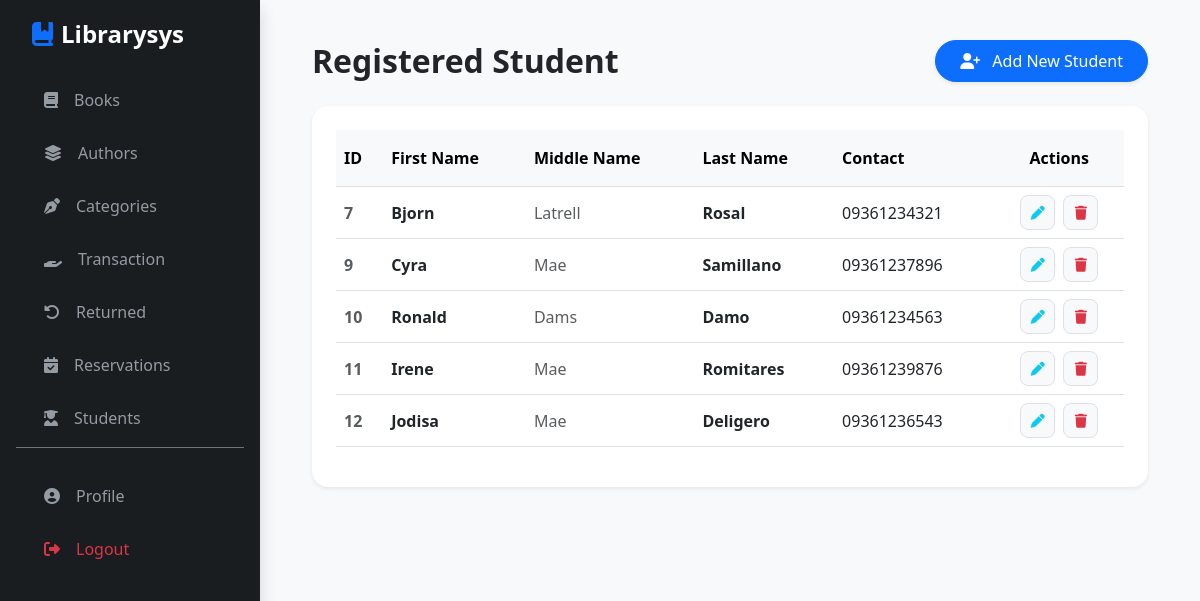
The page /index.php?page=student (signed in) on the database its author committed.
### tables this page shows
CREATE TABLE `tbl_student` (
  `student_id` int(11) NOT NULL,
  `first_name` varchar(50) NOT NULL,
  `last_name` varchar(50) NOT NULL,
  `middle_name` varchar(50) NOT NULL,
  `contact_number` varchar(20) NOT NULL
);

### modules/student.php (the view, shortened to what this page needs)
<?php
include "./includes/connection.php";
$result = $conn->query("SELECT * FROM tbl_student ORDER BY student_id");
?>
<main class="content-wrapper">
    <div class="container-fluid">
        <div class="d-flex justify-content-between align-items-center mb-4">
            <div>
                <h2 class="fw-bold text-dark m-0">Registered Student</h2>
            </div>
            <button class="btn btn-primary px-4 py-2 shadow-sm rounded-pill"
                    data-bs-toggle="modal" data-bs-target="#addStudentModal">
                <i class="fa-solid fa-user-plus me-2"></i> Add New Student
            </button>
        </div>
        <div class="card border-0 shadow-sm rounded-4">
            <div class="card-body p-4">
                <div class="table-responsive">
                    <table class="table table-hover align-middle">
                        <thead class="table-light">
                            <tr>
                                <th class="py-3">ID</th>
                                <th class="py-3">First Name</th>
                                <th class="py-3">Middle Name</th>
                                <th class="py-3">Last Name</th>
                                <th class="py-3">Contact</th>
                                <th class="py-3 text-center">Actions</th>
                            </tr>
                        </thead>
                        <tbody>
                            <?php while($row = $result->fetch_assoc()) : ?>
                            <tr>
                                <td class="text-muted fw-bold"><?php echo $row['student_id']; ?></td>
                                <td class="fw-semibold text-dark"><?php echo $row['first_name']; ?></td>
                                <td class="text-muted"><?php echo $row['middle_name']; ?></td>
                                <td class="fw-semibold text-dark"><?php echo $row['last_name']; ?></td>
                                <td><?php echo $row['contact_number']; ?></td>
                                <td class="text-center">
                                    <button class="btn btn-light btn-sm border rounded-3 me-1"
                                            style="width: 35px; height: 35px;"
                                            data-bs-toggle="modal" data-bs-target="#editStudentModal<?php echo $row['student_id']; ?>">
                                        <i class="fa-solid fa-pen text-info"></i>
                                    </button>
                                    <a href="index.php?page=student&delete_id=<?php echo $row['student_id']; ?>"
                                       class="btn btn-light btn-sm border rounded-3"
                                       style="width: 35px; height: 35px; display: inline-flex; align-items: center; justify-content: center;"
                                       onclick="return confirm('Delete this student profile?')">
                                        <i class="fa-solid fa-trash text-danger"></i>
                                    </a>
                                </td>
                            </tr>
                            <?php endwhile; ?>
                        </tbody>
                    </table>
                </div>
            </div>
        </div>
    </div>
</main>

### index.php (style rules this page uses)
:root { --sidebar-bg: #1a1d20; --sidebar-hover: #2c3136; --accent-blue: #0d6efd; --bg-light: #f8f9fa; }
body { background-color: var(--bg-light); overflow-x: hidden; }

### rows shown on the page
tbl_student: student_id "7", first_name "Bjorn", middle_name "Latrell", last_name "Rosal", contact_number "09361234321"
tbl_student: student_id "9", first_name "Cyra", middle_name "Mae", last_name "Samillano", contact_number "09361237896"
tbl_student: student_id "10", first_name "Ronald", middle_name "Dams", last_name "Damo", contact_number "09361234563"
tbl_student: student_id "11", first_name "Irene", middle_name "Mae", last_name "Romitares", contact_number "09361239876"
tbl_student: student_id "12", first_name "Jodisa", middle_name "Mae", last_name "Deligero", contact_number "09361236543"
